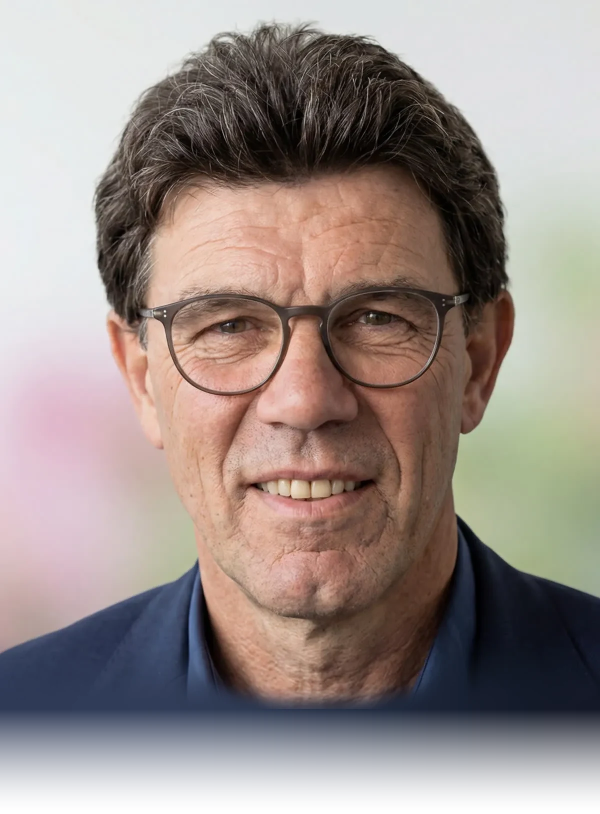
#> input picture mockup-v3/block-mockups/waarom-kweker/img/owner-portrait-m.webp, 1200 x 1628 px, found by its file name (shown at 1/2 size); its folder holds 7 pictures in this run
$ python build_fd_fable.py
#> lines starting #> are read from the running program, lines starting #| are printed output that depends on the picture
# Mockup tool (not site code): fd-fable.html = the main mockup with three new PHONE compositions of the founder block (10 Nov).
# Desktop (>=861 px) is unchanged: every rule below sits inside @media (max-width:860px); the quote's second sentence gets a <span> by script on phone
# widths only, so the desktop DOM is identical to index.html.
#   0 · Сейчас    the approved navy card, untouched.
#   1 · Обложка   one card, light at the top and navy at the bottom, the portrait is the bridge: the name stands above the
#                 head on the photo's own (continued) backdrop, the jacket melts into navy as approved, the quote is on navy.
#   2 · Разворот  type-led and short: the name stacked large on the left, the portrait as a tile in the card's top-right
#                 corner, then the line and the quote full width in large type. Glass-sage card as on desktop.
#   3 · Подпись   all light: name, line and the large quote first, the portrait rises from the bottom edge of the card
#                 (the jacket is cut by the card edge as on desktop, nothing fades below the chin).
#   4 · Подпись, правки (owner picked 3, 10 Nov): the name leads by size as on desktop; a wider bust from the desktop's
#                 approved extended portrait, so the right shoulder slopes out of the frame instead of being cut under the chin.
# Derived photos (real photo only; the light backdrop above the hair is continued upward and fades out):
#   img/fd-fable-portrait-top.webp   = backdrop extension + owner-portrait-m.webp   (variant 1)
#   img/fd-fable-portrait-bust.webp  = backdrop extension + owner-portrait.webp     (variant 3)
#   img/fd-podpis-bust.webp          = backdrop extension + owner-portrait-ext.webp, first 1440 px (variant 4)
# Switch via html.ff-0/1/2/3. Usage: python3 tools/build_fd_fable.py [dir]
import re, pathlib, sys
D = pathlib.Path(sys.argv[1] if len(sys.argv) > 1 else '.')

# ---------- derived photos ----------
def build_photos():
    from PIL import Image
    import numpy as np
    EXT = 300                                   # px of continued backdrop above the photo (of 1200 px width)
    def g1(row, s):                             # 1-D gaussian along x, per channel
        k = np.exp(-0.5 * (np.arange(-3 * s, 3 * s + 1) / s) ** 2); k /= k.sum()
        return np.stack([np.convolve(np.pad(row[:, c], 3 * s, mode='edge'), k, mode='valid') for c in range(3)], 1)
    def extend(src, out):
#> called with src = 'owner-portrait-m.webp', out = 'fd-fable-portrait-top.webp'
        im = np.asarray(Image.open(D / 'img' / src).convert('RGBA')).astype(float)
        H, W, _ = im.shape
#> H = 1628; W = 1200
        top = g1(im[0:10, :, :3].mean(0), 40)   # rows 0-9 are pure backdrop (the hair starts at row ~30)
#> top = 1200 rows, first 8: [230.7, 233.6, 232.5], [230.7, 233.6, 232.6], [230.6, 233.6, 232.6], [230.6, 233.6, 232.6], [230.6, 233.6, 232.7], [230.6, 233.6, 232.7], [230.6, 233.6, 232.8], [230.6, 233.6, 232.8]
        ext = np.zeros((EXT, W, 4))
        ext[..., :3] = top[None]
        rng = np.random.default_rng(7)          # the same fine noise as the photo's backdrop, so no band shows
        ext[..., :3] += rng.normal(0, 1.1, (EXT, W, 1))
        t = np.clip((np.arange(EXT) - 20) / (EXT - 20 - 30), 0, 1)   # transparent at the top, opaque 30 px before the photo
        ext[..., 3] = (255 * (3 * t * t - 2 * t ** 3))[:, None]
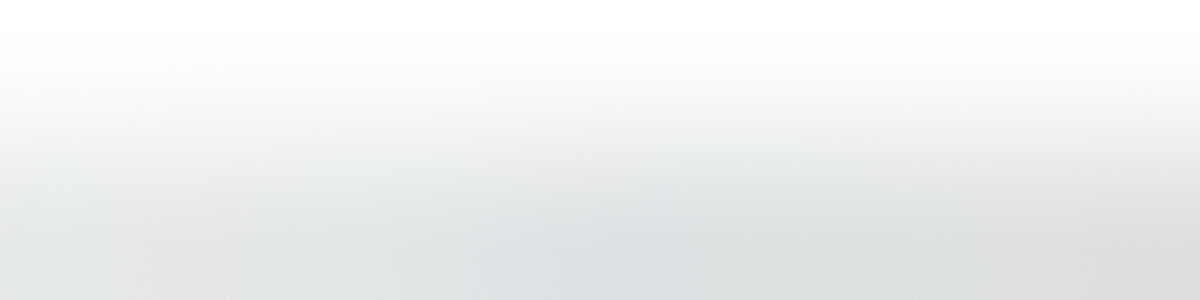
#> ext: shape (300, 1200, 4) float64; mean of channels 0, 1, 2, 3 224.4, 227.4, 227.8, 131.3; transparent parts drawn white
        res = np.concatenate([ext, im], 0)
        Image.fromarray(np.clip(res, 0, 255).astype(np.uint8), 'RGBA').save(D / 'img' / out, 'WEBP', quality=86, alpha_quality=100, method=6)
        return res.shape
    print(extend('owner-portrait-m.webp', 'fd-fable-portrait-top.webp'), extend('owner-portrait.webp', 'fd-fable-portrait-bust.webp'))
#> call 2 of extend, with src = 'owner-portrait.webp', out = 'fd-fable-portrait-bust.webp'
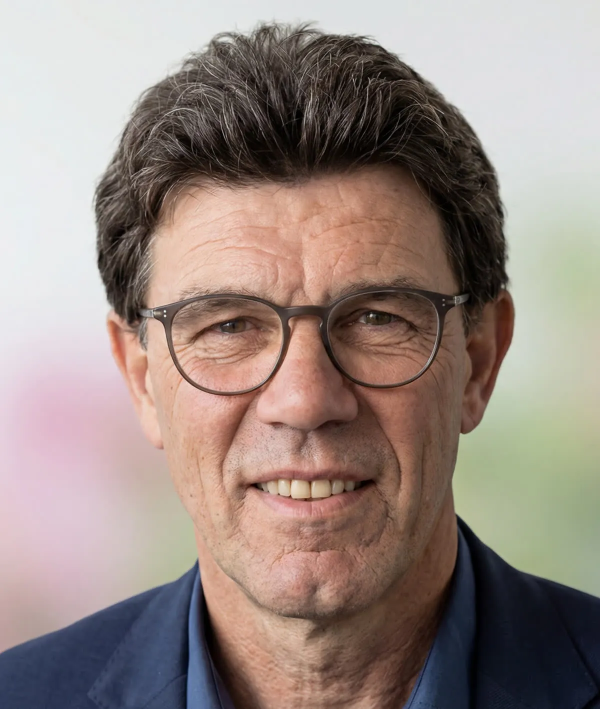
#> input picture mockup-v3/block-mockups/waarom-kweker/img/owner-portrait.webp, 1200 x 1418 px, found by its file name (shown at 1/2 size)
#> in extend (call 2), `top = g1(im[0:10, :, :3].mean(0), 40)`: top = 1200 rows, first 8: [230.6, 233.7, 232.6], [230.6, 233.7, 232.6], [230.6, 233.7, 232.7], [230.6, 233.6, 232.7], [230.6, 233.6, 232.7], [230.6, 233.6, 232.8], [230.5, 233.6, 232.8], [230.5, 233.6, 232.9]
#> in extend (call 2), `res = np.concatenate([ext, im], 0)`:
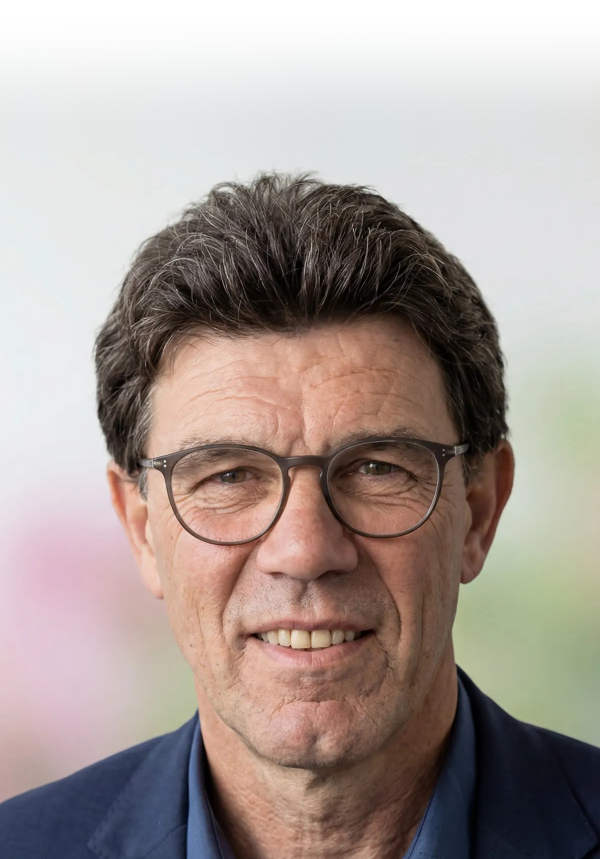
#> res: shape (1718, 1200, 4) float64 (shown at 1/2 size); mean of channels 0, 1, 2, 3 164.9, 153.2, 147.8, 233.4; transparent parts drawn white
    # variant 4: the extended portrait has transparency right of the head, so the continued backdrop is averaged
    # premultiplied and keeps the source's own alpha (no dark band where the source is transparent)
    im = np.asarray(Image.open(D / 'img' / 'owner-portrait-ext.webp').convert('RGBA')).astype(float)[:, :1440]
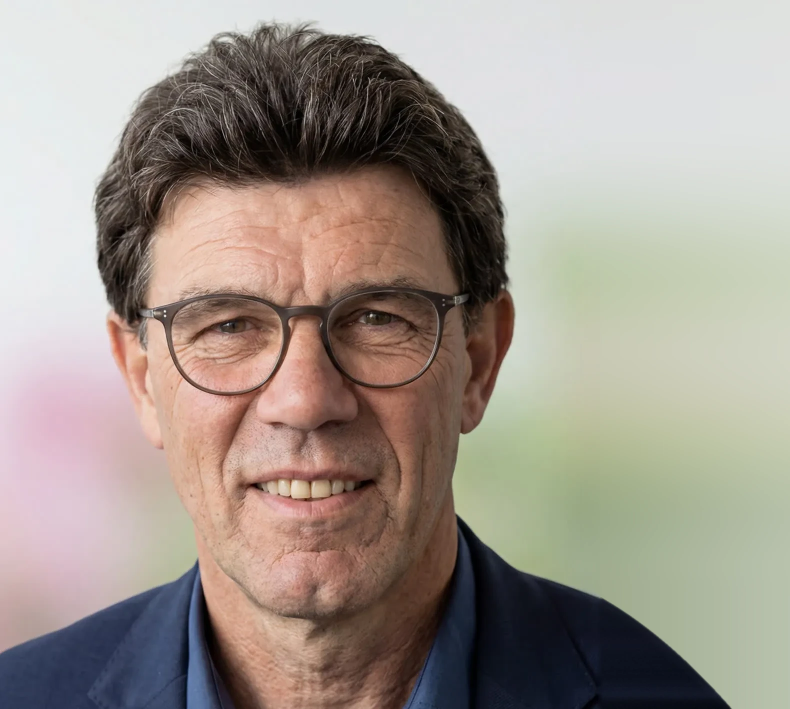
#> input picture mockup-v3/block-mockups/waarom-kweker/img/owner-portrait-ext.webp, 1580 x 1418 px, found by its file name (shown at 1/2 size)
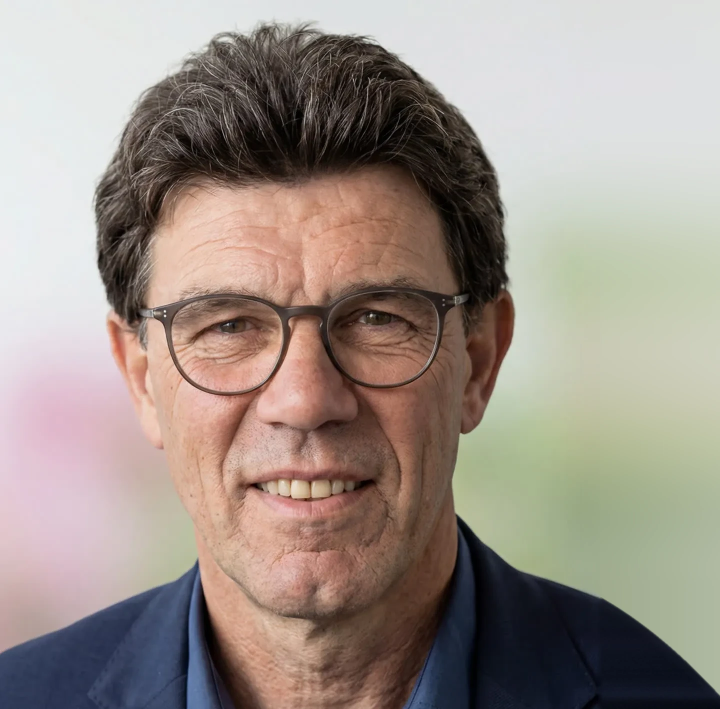
#> im: shape (1418, 1440, 4) float64 (shown at 1/2 size); mean R, G, B, A 156.7, 145.5, 137.3, 255
    H, W, _ = im.shape
#> H = 1418; W = 1440
    a = im[0:10, :, 3:4] / 255
    pm = g1((im[0:10, :, :3] * a).mean(0), 40); am = g1(np.repeat(a.mean(0), 3, 1), 40)[:, :1]
#> after `pm = g1((im[0:10, :, :3] * a).mean(0), 40)`: pm = 1440 rows, first 8: [230.6, 233.7, 232.6], [230.6, 233.6, 232.6], [230.6, 233.6, 232.7], [230.6, 233.6, 232.7], [230.6, 233.6, 232.7], [230.6, 233.6, 232.8], [230.6, 233.6, 232.8], [230.6, 233.6, 232.9]
#> after `am = g1(np.repeat(a.mean(0), 3, 1), 40)[:, :1]`: am = 1440 values from 1 to 1
    ext = np.zeros((EXT, W, 4)); ext[..., :3] = (pm / np.maximum(am, 1e-3))[None]
    ext[..., :3] += np.random.default_rng(7).normal(0, 1.1, (EXT, W, 1))
    t = np.clip((np.arange(EXT) - 20) / (EXT - 20 - 30), 0, 1)
    ext[..., 3] = (255 * (3 * t * t - 2 * t ** 3))[:, None] * np.clip(am[:, 0], 0, 1)[None]
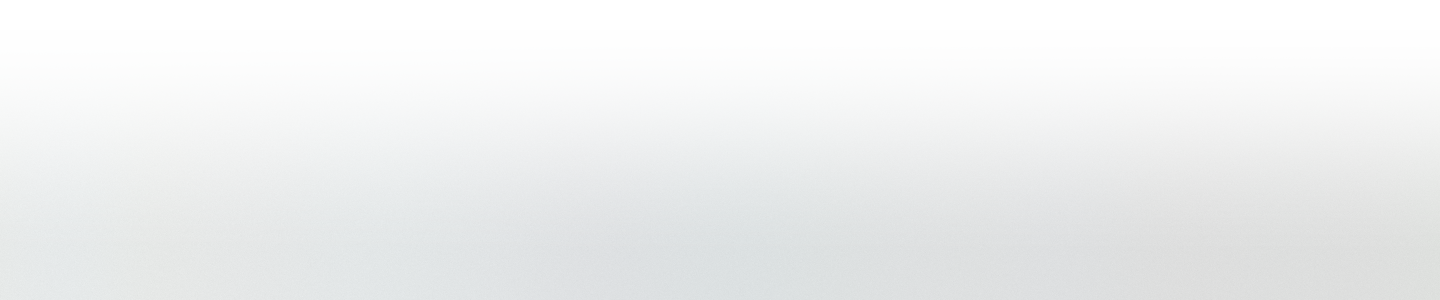
#> ext: shape (300, 1440, 4) float64; mean of channels 0, 1, 2, 3 224, 226.6, 226.9, 131.3; transparent parts drawn white
    res = np.concatenate([ext, im], 0)
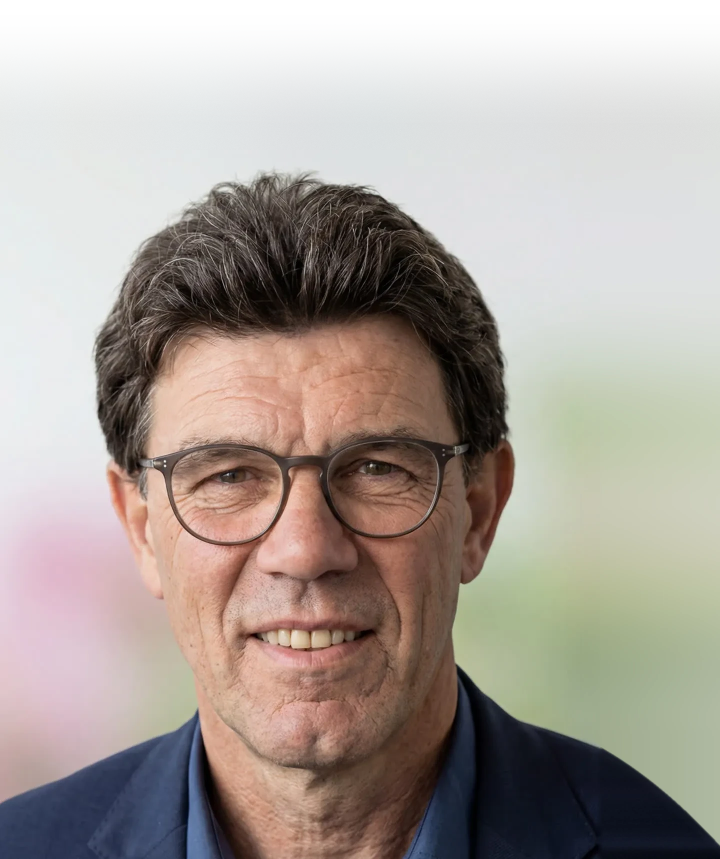
#> res: shape (1718, 1440, 4) float64 (shown at 1/2 size); mean of channels 0, 1, 2, 3 168.4, 159.7, 152.9, 233.4; transparent parts drawn white
    Image.fromarray(np.clip(res, 0, 255).astype(np.uint8), 'RGBA').save(D / 'img' / 'fd-podpis-bust.webp', 'WEBP', quality=86, alpha_quality=100, method=6)
    print(res.shape)
#| (1718, 1440, 4)
build_photos()

# ---------- page ----------
#> (the run stopped early here; a loop or call above may not have finished)
